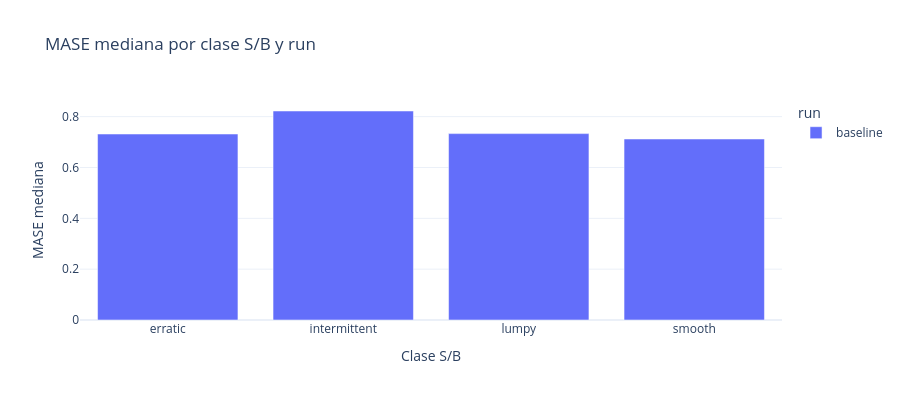

The cell this chart's notebook holds for it:
### Code cell
# Comparación por segmento (sb_class)
if len(RUN_IDS) >= 2:
    seg_comp = comparator.compare_runs_by_segment(
        RUN_IDS, segment_col="sb_class", base_dir=BASE_DIR, metric="mase"
    )
    if not seg_comp.empty:
        fig = px.bar(
            seg_comp.reset_index().melt(id_vars="sb_class", var_name="run", value_name="mase_median"),
            x="sb_class",
            y="mase_median",
            color="run",
            barmode="group",
            title="MASE mediana por clase S/B y run",
            labels={"mase_median": "MASE mediana", "sb_class": "Clase S/B"},
            template="plotly_white",
        )
        fig.update_layout(height=400)
        fig.show()

### Figure 1 — Plotly figure (JSON) as saved in the notebook; plotly's stock layout.template omitted (floating-point values rounded to 4 significant figures)
{"data": [{"alignmentgroup": "True", "hovertemplate": "run=baseline<br>Clase S/B=%{x}<br>MASE mediana=%{y}<extra></extra>", "legendgroup": "baseline", "marker": {"color": "#636efa", "pattern": {"shape": ""}}, "name": "baseline", "offsetgroup": "baseline", "orientation": "v", "showlegend": true, "textposition": "auto", "type": "bar", "x": ["erratic", "intermittent", "lumpy", "smooth"], "xaxis": "x", "y": [0.7316, 0.8222, 0.7332, 0.712], "yaxis": "y"}], "layout": {"barmode": "group", "height": 400, "legend": {"title": {"text": "run"}, "tracegroupgap": 0}, "title": {"text": "MASE mediana por clase S/B y run"}, "xaxis": {"anchor": "y", "domain": [0, 1], "title": {"text": "Clase S/B"}}, "yaxis": {"anchor": "x", "domain": [0, 1], "title": {"text": "MASE mediana"}}}}
